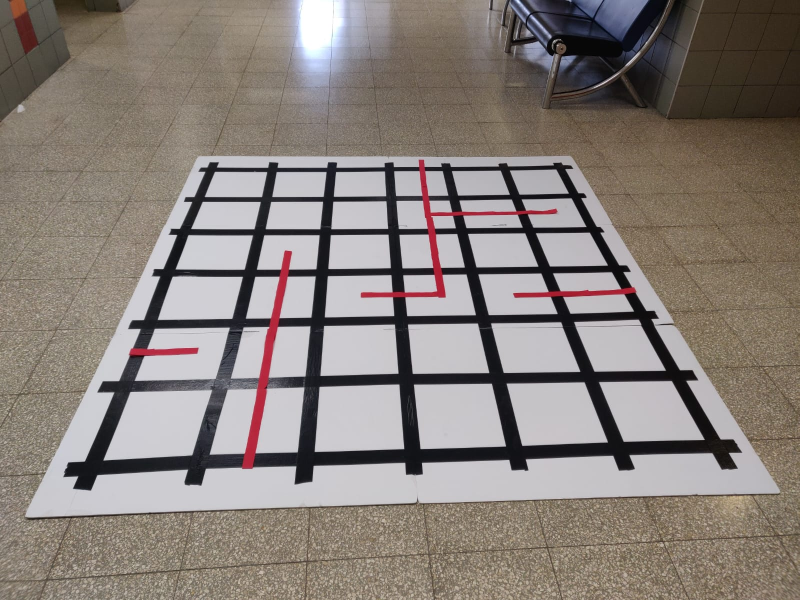
#> input picture opencv-maze-detection/assets/fromphone.jpeg, 1599 x 1200 px, found by its file name (shown at 1/2 size)
$ python static.py
#> lines starting #> are read from the running program, lines starting #| are printed output that depends on the picture; after the words box and inside, x2 and y2 are one past the last pixel; in counts of white or black regions, pixels touching at a corner belong together
### recoded/utilitis/process.py
import cv2
import numpy as np
from utilitis.functions import *

def image_process(img, opencv = 1, print_graph= False, maze_debbuger= False):

    # Load image, Gaussian blur, convert to hsv
    original = img.copy()
    mask_for_contours = np.zeros(img.shape, dtype=np.uint8)
    mask_for_corners = mask_for_contours.copy()

    # Draw edges in the image
    blur = cv2.GaussianBlur(img, (7, 7), 0)
    edge = cv2.Canny(blur, 10, 150)
    # Make edges more pronounced
    kernel = np.ones((3, 3), np.uint8)
    dilation = cv2.dilate(edge, kernel, iterations=1)

    # Gets the biggest contour(outline)
    contours = cv2.findContours(
        dilation, cv2.RETR_EXTERNAL, cv2.CHAIN_APPROX_SIMPLE)
    contours = contours[0] if len(contours) == 2 else contours[1]
    area_thresh= 0
    for c in contours:
        area = cv2.contourArea(c)
        if area > area_thresh:
            area_thresh = area
            big_contour = c

    # Aproximating biggest contour with a polygone
    epsilon = 0.03*cv2.arcLength(big_contour,True)
    approx = cv2.approxPolyDP(big_contour,epsilon,True)
    cv2.drawContours(mask_for_contours, [approx], 0, (255,255,255), 3)
    cv2.drawContours(img, [approx], 0, (255,255,255), 3)


# Gets the position of the verticies of that contour
    mask_for_contours = cv2.cvtColor(mask_for_contours, cv2.COLOR_BGR2GRAY)
    corners = cv2.goodFeaturesToTrack(
        mask_for_contours, maxCorners=4, qualityLevel=0.05, minDistance=150)
    corners = np.squeeze(corners)
    for corner in corners:
        x, y = corner
        cv2.circle(img, (int(x), int(y)), 5, (255, 120, 255), -1)
        cv2.circle(mask_for_corners, (int(x), int(y)), 5, (255, 120, 255), -1)
        #print("({}, {})".format(x, y)) #to print cords of the points
    if (len(corners) != 4):
        cv2.imshow("original image", original)
        cv2.imshow("edges", edge)
        cv2.imshow("dilation of edges", dilation )
        cv2.imshow("biggest contour", mask_for_contours)
        cv2.imshow("corners", mask_for_corners)
        cv2.imshow("image with corners and contour", img)
        cv2.moveWindow("original image",0 ,0)
        cv2.moveWindow("edges",0,img.shape[0])
        cv2.moveWindow("dilation of edges",0,2*img.shape[0])
        cv2.moveWindow("biggest contour",400 ,0)
        cv2.moveWindow("corners",400,img.shape[0])
        cv2.moveWindow("image with corners and contour",400,2*img.shape[0])
        print("couldn't find the 4 corners, possible problems are:\n1. not all 4 points are in frame\n2. edges of square got mixed up with other objects\n3. check for light from windows\n")
        return -1, -1
    # Orders the points from top left to bottom right
    ordered_corners = sort_points(corners)


    # Perspective transform -> birds eye view of the section we want
    pts1 = np.float32([ordered_corners[0][0], ordered_corners[0][1],
                    ordered_corners[1][0], ordered_corners[1][1]])
    pts2 = np.float32([[0, 0], [525, 0],
                    [0, 500], [525, 500]])
    matrix = cv2.getPerspectiveTransform(pts1, pts2)
    cropped = cv2.warpPerspective(original, matrix, (525, 500))
    cropped = cv2.resize(cropped, (0, 0), fx=img.shape[1]/cropped.shape[1], fy=img.shape[1]/cropped.shape[1])
    cropped_copy = cropped.copy()
    gray_cropped = cv2.cvtColor(cropped, cv2.COLOR_BGR2GRAY)
    cropped_hsv = cv2.cvtColor(cropped, cv2.COLOR_BGR2HSV)


    # Threshold to see only the black lines, and fill in chopped areas
    _, result_thresh = cv2.threshold(gray_cropped, 140, 255, cv2.THRESH_BINARY_INV)
    mask1 = cv2.inRange(cropped_hsv, (120, 20, 50), (255, 255, 255))
    mask2 = cv2.inRange(cropped_hsv, (0, 20, 50), (20, 255, 255))
    thresh2 = mask1 | mask2
    result_tresh =  cv2.bitwise_not(thresh2) & result_thresh
    kernel = np.ones((20, 20), np.uint8)
    dilated2 = cv2.dilate(result_tresh, kernel, iterations=1)
    eroded2 = cv2.erode(dilated2, kernel, iterations=1)

    # Get the contours in the image, get the rectangle around each countour and keep only the ones with the correct area
    contours_in_cropped, _ = cv2.findContours(
        eroded2, cv2.RETR_LIST, cv2.CHAIN_APPROX_SIMPLE)
    unordered_boxes = []
    for i in range(len(contours_in_cropped)):
        c = contours_in_cropped[i]
        x, y, w, h = cv2.boundingRect(c)
        area = w*h
        if (area > 2300 and area < 6000):
            unordered_boxes.append([x, y, w, h])
            cv2.rectangle(cropped, (x, y), (x+w, y+h), (0, 255, 0), 1)


    if (len(unordered_boxes) != 36):
        cv2.imshow("original image",original)
        cv2.imshow("image with corners and contour",img)
        cv2.imshow("cropped image",cropped)
        cv2.imshow("threshold before dilation and erosion",result_tresh)
        cv2.imshow("after dilation",dilated2)
        cv2.imshow("after erosion",eroded2)
        cv2.imshow("edges", edge)
        cv2.imshow("dilation of edges", dilation )
        cv2.imshow("biggest contour", mask_for_contours)
        cv2.imshow("corners", mask_for_corners)
        cv2.moveWindow("original image",0 ,0)
        cv2.moveWindow("image with corners and contour",0,img.shape[0])
        cv2.moveWindow("threshold before dilation and erosion",0,2*img.shape[0])
        cv2.moveWindow("after dilation",400 ,0)
        cv2.moveWindow("after erosion",400,cropped.shape[0]+40)
        cv2.moveWindow("edges",800 ,0)
        cv2.moveWindow("edges",800,img.shape[0])
        cv2.moveWindow("dilation of edges",800,2*img.shape[0])
        cv2.moveWindow("biggest contour",1200 ,0)
        cv2.moveWindow("corners",1200,img.shape[0])
        print("couldn't recognize 36 squares, here are some problems that can occur:\n1. was able to recognize 4 points, but they are bad\n2. dilation might have amplified noise")
        print("if it is a corner problem please check the following:\n1. not all 4 points are in frame\n2. edges of square got mixed up with other objects\n3. check for light from windows\n")
        return -1,-1

     # order the rectangels and creare the list of square slices that are sliced from cropped_hsv
    sorted_boxes = []
    boxes = []
    for row in sort_boxes(unordered_boxes):
        for box in row:
            sorted_boxes.append(box)
            x, y, w, h = box
            boxes.append(cropped_hsv[y:y+h, x:x+w])
            cv2.rectangle(cropped, (x, y), (x+w, y+h), (0, 255, 0), 1)
    # get center point status - creats dictionary that associates each middle cordinate of squares
    # with the movments its allowed to do e.g. east,west,north,south
    status = get_center_points_status(boxes)
    if (maze_debbuger == True):
        maze_debug(cropped_copy,sorted_boxes,status)

    points = generate_points(6, 6)
    # generate graph - uses status to create a dictionary in wich
    # each corner point is associated with other corner points it can reach
    graph = generate_graph(points, status)

    #visualizations and debugging
    # print the graph
    if (print_graph):
        for key, value in graph.items():
            print(key, ' : ', value)


    # show images opencv
    if (opencv != 0):
        if (opencv == 1 or opencv == 2):
            cv2.imshow("original", original)
            cv2.imshow("edge", edge)
            cv2.imshow("mask_for_contours", mask_for_contours)
            cv2.imshow("mask_for_corners", mask_for_corners)
            cv2.imshow("image", img)
            cv2.imshow("cropped", cropped_copy)
            cv2.moveWindow("original",0 ,0)
            cv2.moveWindow("edge",0,img.shape[0])
            cv2.moveWindow("mask_for_contours",0,2*img.shape[0])
            cv2.moveWindow("mask_for_corners",400 ,0)
            cv2.moveWindow("image",400,img.shape[0])
            cv2.moveWindow("cropped",400,2*img.shape[0])
        if (opencv == 1 or opencv == 3):
            cv2.imshow("cropped", cropped_copy)
            cv2.imshow("result_tresh", result_tresh)
            cv2.imshow("eroded", eroded2)
            cv2.imshow("dilated", dilated2)
            cv2.imshow("square", get_square())
            cv2.imshow("end_result", cropped)
            cv2.moveWindow("cropped",400,2*img.shape[0])
            cv2.moveWindow("result_tresh",800 ,0)
            cv2.moveWindow("dilated",800,cropped.shape[0]+40)
            cv2.moveWindow("eroded",1200,0)
            cv2.moveWindow("end_result",1200 ,cropped.shape[0]+40)
            cv2.moveWindow("square",1650 ,cropped.shape[0]//2)
    return graph, cropped_copy

### recoded/utilitis/functions.py
import cv2
import numpy as np

rows = 6
columns = 6


def get_square():
    return square

# if 70% or more of the pixels are black then this section is mostly not red

# [7 lines left out: function Percentage_of_black_to_total, not called in this run]

def IsMostlyNotRed(section):
    return Percentage_of_black_to_total(section) > 0.8

# I presumed that the square to obsticle(width) ratio is 1 to 6
# sections should like this dict={portion1:(1.5,1.5), portion2:(2.5,1)...}

# [181 lines left out: functions maze_debug, get_center_points_status, CanMoveLeft, CanMoveRight, CanMoveUp, CanMoveDown and 2 more, not called in this run]


def generate_slices(img, rows, columns):
    cropped = img[:-10,]


# [10 lines left out: function sort_boxes, not called in this run]


def sort_points(points):
    ordered = []
    a = sorted(points, key=lambda x: x[1])
    b = np.reshape(a, (2, 2, 2))
    for arr in b:
        arr = arr.tolist()
        sort = sorted(arr, key=lambda x: x[0])
        ordered.append(sort)
    return ordered

### recoded/utilitis/shortest_path_1.py
import math

FORWARD = 0
RIGHT = 90
LEFT = -90
BACK = 180

def bfs(graph, start_list, end_list):
    start = (start_list[0],start_list[1])
    end = (end_list[0],end_list[1])
    size = 7
    node = start
    successors = []
    visited = []
    paths = {start: []}
    nextPath = []

    while (len(visited) < size ** 2):
        visited.append(node)
        for nextNode in graph[node]:
            if (nextNode not in visited) and (nextNode not in successors):
                successors.append(nextNode)
                nextPath = paths[node].copy()
                nextPath.append(nextNode)
                paths.update({nextNode: nextPath})
        if (len(successors) == 0):
            if (end in visited): return paths[end].copy()
            else: return -1
        else:
            node = successors.pop(0)
#print(bfs(start, end))


# [33 lines left out: functions moveSequence, nodeChange, not called in this run]

### recoded/static.py
import cv2
import numpy as np
from utilitis.process import *
from utilitis.shortest_path_1 import *

# ESP32 URL

img = cv2.imread(r"C:\Users\jon\mystuff\opencv-test\assets\fromphone.jpeg")
#> img is the input picture: shape (1200, 1599, 3); mean B, G, R 121.8, 127.3, 135.9
img = cv2.resize(img, (0, 0), fx=600/img.shape[1], fy=600/img.shape[1])
#> img: shape (450, 600, 3)

while True:
        graph,_ =image_process(img, 1, True, False)
#> in image_process, `edge = cv2.Canny(blur, 10, 150)`:
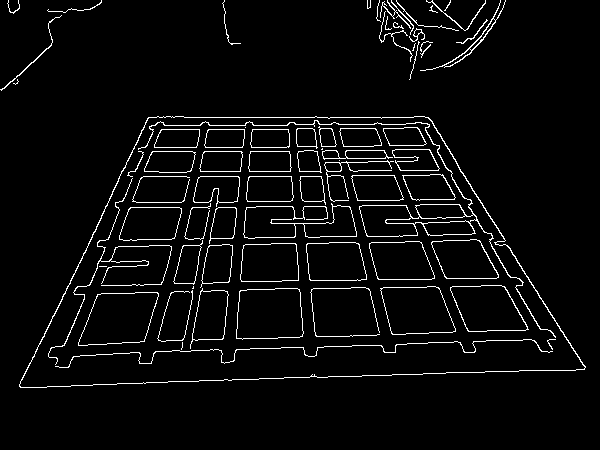
#> edge: shape (450, 600); 4.2% white in thin lines or dots, all inside (x1, y1, x2, y2) = (0, 0, 586, 388)
#> in image_process, `dilation = cv2.dilate(edge, kernel, iterations=1)`:
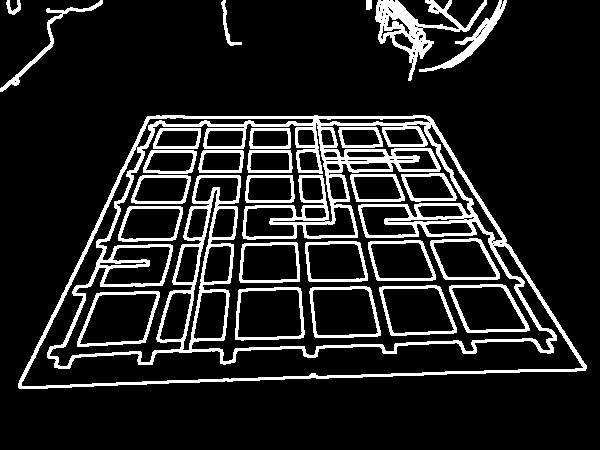
#> dilation: shape (450, 600); 13.2% white; 27 white regions
#> in image_process, `contours = cv2.findContours( dilation, cv2.RETR_EXTERNAL, cv2.CHAIN_AP..`: contours = 7 contours; box (x1, y1, x2, y2) and area: (18, 115, 587, 389) 112030, (375, 0, 487, 81) 2450, (419, 0, 507, 72) 856, (0, 0, 103, 92) 526, (221, 0, 242, 46) 140, (6, 0, 21, 15) 84, (366, 0, 372, 10) 44
#> the loop in image_process, `for c in contours:` made 7 passes
#> (area, area_thresh) on pass 1: (112030.5, 112030.5)
#> after the loop in image_process, `for c in contours:`: area_thresh = 112030.5; big_contour = contour of 482 points, box (x1, y1, x2, y2) (18, 115, 587, 389), area 112030
#> in image_process, `epsilon = 0.03*cv2.arcLength(big_contour,True)`: epsilon = 45.21
#> in image_process, `approx = cv2.approxPolyDP(big_contour,epsilon,True)`: approx = [[18, 387], [586, 365], [429, 116], [156, 115]]
#> in image_process, `cv2.drawContours(img, [approx], 0, (255,255,255), 3)`:
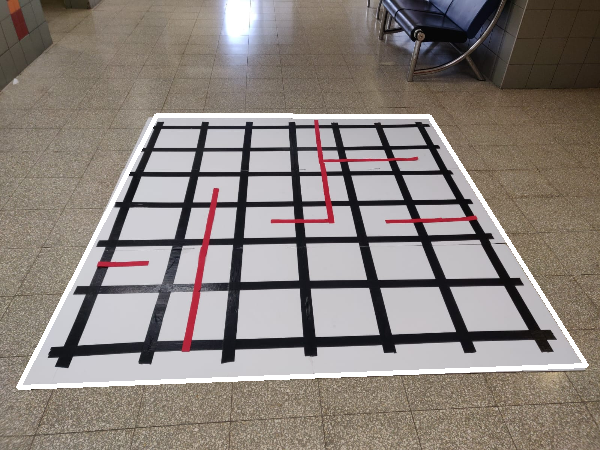
#> img: shape (450, 600, 3); mean B, G, R 124.4, 129.8, 138.2
#> in image_process, `corners = cv2.goodFeaturesToTrack( mask_for_contours, maxCorners=4, qu..`: corners = [[23, 384], [581, 362], [428, 119], [158, 118]]
#> the loop in image_process, `for corner in corners:` made 4 passes
#> after the loop in image_process, `for corner in corners:`:
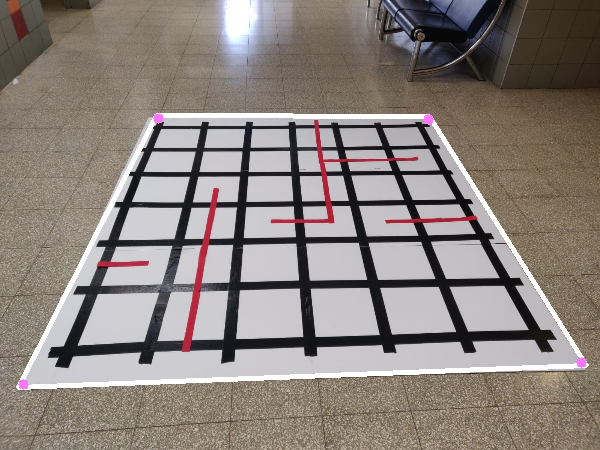
#> img: shape (450, 600, 3); 0.12% of pixels changed, all inside (x1, y1, x2, y2) = (18, 113, 587, 390)
#> after the loop in image_process, `for corner in corners:`:
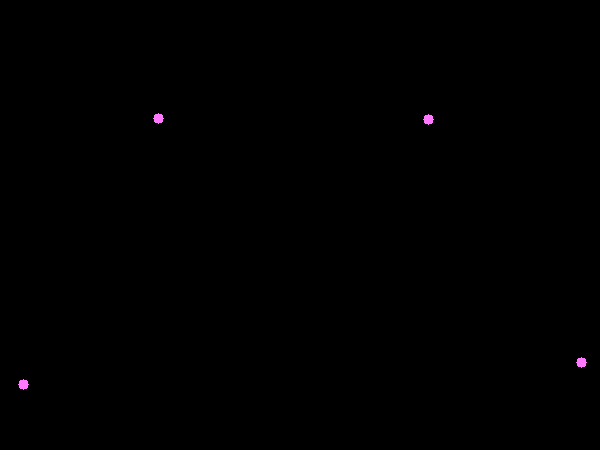
#> mask_for_corners: shape (450, 600, 3); mean B, G, R 0.3, 0.1, 0.3
#> in sort_points, `a = sorted(points, key=lambda x: x[1])`: a = [[158, 118], [428, 119], [581, 362], [23, 384]]
#> the loop in sort_points, `for arr in b:` made 2 passes
#> sort on pass 1: [[158, 118], [428, 119]]
#> after the loop in sort_points, `for arr in b:`: ordered = [[[158, 118], [428, 119]], [[23, 384], [581, 362]]]
#> in image_process, `ordered_corners = sort_points(corners)`: ordered_corners has the same summary as ordered in sort_points
#> in image_process, `pts1 = np.float32([ordered_corners[0][0], ordered_corners[0][1], order..`: pts1 = [[158, 118], [428, 119], [23, 384], [581, 362]]
#> in image_process, `matrix = cv2.getPerspectiveTransform(pts1, pts2)`: matrix = [[3.43, 1.74, -746.4], [-0.0273, 7.36, -864], [-0.000334, 0.00763, 1]]
#> in image_process, `eroded2 = cv2.erode(dilated2, kernel, iterations=1)`:
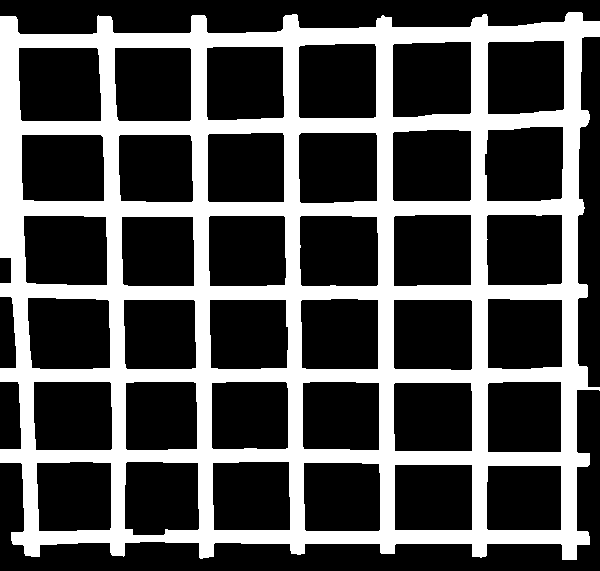
#> eroded2: shape (571, 600); 31.6% white; 1 white region
#> in image_process, `contours_in_cropped, _ = cv2.findContours( eroded2, cv2.RETR_LIST, cv2..`: contours_in_cropped = 37 contours; largest, box (x1, y1, x2, y2) and area: (0, 12, 600, 560) 295932, (18, 47, 102, 122) 6006, (298, 43, 377, 119) 5797, (392, 41, 472, 118) 5788, (27, 297, 111, 370) 5738
#> the loop in image_process, `for i in range(len(contours_in_cropped)):` made 37 passes
#> (x, y, w, h, area) on passes 1 to 8: (486, 465, 76, 66, 5016), (394, 464, 79, 67, 5293), (303, 462, 78, 70, 5460), (212, 461, 79, 70, 5530), (124, 461, 76, 75, 5700), (36, 461, 76, 71, 5396), (393, 382, 80, 70, 5600), (487, 381, 75, 72, 5400)
#> after the loop in image_process, `for i in range(len(contours_in_cropped)):`:
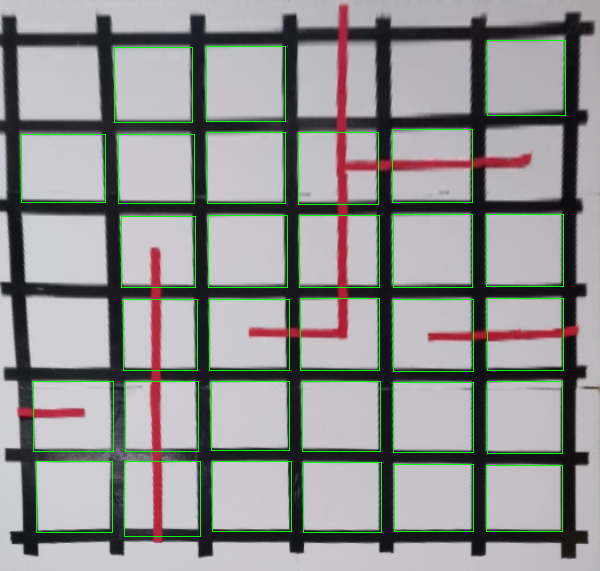
#> cropped: shape (571, 600, 3); mean B, G, R 145.5, 147.1, 145.7
#> after the loop in image_process, `for i in range(len(contours_in_cropped)):`: unordered_boxes = 30 items, first 6: [486, 465, 76, 66], [394, 464, 79, 67], [303, 462, 78, 70], [212, 461, 79, 70], [124, 461, 76, 75], [36, 461, 76, 71]
#> graph = -1
        shortest_path = bfs(graph, [6,0], [0,6])
#> (the run stopped early here; a loop or call above may not have finished)

$ run again, with opencv-maze-detection/assets/20221229125134.jpg copied over opencv-maze-detection/assets/fromphone.jpeg
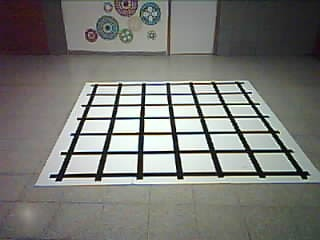
#> input picture opencv-maze-detection/assets/20221229125134.jpg, 320 x 240 px, found by its file name
#> img is the input picture: shape (240, 320, 3); mean B, G, R 117.4, 121.8, 121.2
#> edge: shape (450, 600); 3.8% white in thin lines or dots, all inside (x1, y1, x2, y2) = (63, 0, 600, 349)
#> dilation: shape (450, 600); 11.9% white; 24 white regions
#> contours = 6 contours; box (x1, y1, x2, y2) and area: (62, 148, 600, 350) 70825, (158, 27, 251, 83) 3008, (192, 0, 303, 49) 2285, (113, 0, 409, 106) 1449, (220, 0, 247, 19) 281, (277, 65, 295, 76) 70
#> the loop in image_process, `for c in contours:` made 6 passes
#> (area, area_thresh) on pass 1: (70825, 70825)
#> after the loop in image_process, `for c in contours:`: area_thresh = 70825; big_contour = contour of 955 points, box (x1, y1, x2, y2) (62, 148, 600, 350), area 70825
#> epsilon = 104.2
#> approx = contour of 10 points, box (x1, y1, x2, y2) (62, 150, 600, 347), area 72032
#> corners = [[73, 343], [571, 333], [163, 154], [464, 153]]
#> the loop in image_process, `for corner in corners:` made 4 passes
#> after the loop in image_process, `for corner in corners:`:
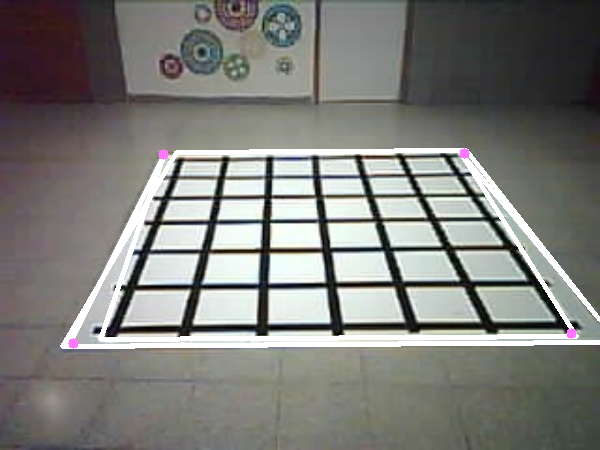
#> img: shape (450, 600, 3); mean B, G, R 121.2, 125.1, 124.9
#> a = [[464, 153], [163, 154], [571, 333], [73, 343]]
#> the loop in sort_points, `for arr in b:` made 2 passes
#> (arr, sort) on passes 1 to 2: ([[464, 153], [163, 154]], [[163, 154], [464, 153]]), ([[571, 333], [73, 343]], [[73, 343], [571, 333]])
#> after the loop in sort_points, `for arr in b:`: ordered = [[[163, 154], [464, 153]], [[73, 343], [571, 333]]]
#> ordered_corners has the same summary as ordered in sort_points
#> pts1 = [[163, 154], [464, 153], [73, 343], [571, 333]]
#> matrix = [[3.6, 1.72, -851.7], [0.0312, 9.39, -1450.5], [-0.000165, 0.00745, 1]]
#> cropped_hsv: shape (571, 600, 3); mean H, S, V 68.1, 24.7, 174
#> result_thresh: shape (571, 600); 30.3% white; 1 white region, box (x1, y1, x2, y2) and area: (16, 0, 600, 571) 103832
#> mask1: shape (571, 600); 0.33% white; 47 white regions (40 under 20 px), largest, box (x1, y1, x2, y2) and area: (317, 270, 362, 279) 303, (73, 275, 124, 285) 258, (261, 270, 286, 278) 155
#> mask2: shape (571, 600); 2.5% white; 112 white regions (77 under 20 px), largest, box (x1, y1, x2, y2) and area: (35, 14, 122, 39) 1665, (385, 0, 447, 40) 1615, (218, 185, 286, 201) 695
#> result_tresh: shape (571, 600); 28% white; 36 white regions (34 under 20 px), largest, box (x1, y1, x2, y2) and area: (16, 0, 600, 571) 95802, (225, 189, 244, 194) 54
#> dilated2: shape (571, 600); 62.6% white; 46 black regions (2 under 20 px), largest, box (x1, y1, x2, y2) and area: (0, 0, 285, 571) 16105, (397, 0, 454, 96) 3939, (510, 385, 573, 445) 3496
#> eroded2: shape (571, 600); 30.5% white; 1 white region
#> contours_in_cropped = 35 contours; largest, box (x1, y1, x2, y2) and area: (17, 0, 600, 571) 294562, (500, 375, 584, 456) 6348, (221, 186, 299, 280) 6284, (407, 375, 489, 455) 6216, (222, 285, 301, 368) 6212
#> the loop in image_process, `for i in range(len(contours_in_cropped)):` made 35 passes
#> (x, y, w, h, area) on passes 1 to 8: (506, 470, 85, 78, 6630), (411, 468, 84, 79, 6636), (225, 467, 82, 78, 6396), (135, 466, 80, 78, 6240), (318, 463, 81, 83, 6723), (48, 462, 75, 81, 6075), (500, 375, 84, 81, 6804), (407, 375, 82, 80, 6560)
#> after the loop in image_process, `for i in range(len(contours_in_cropped)):`:
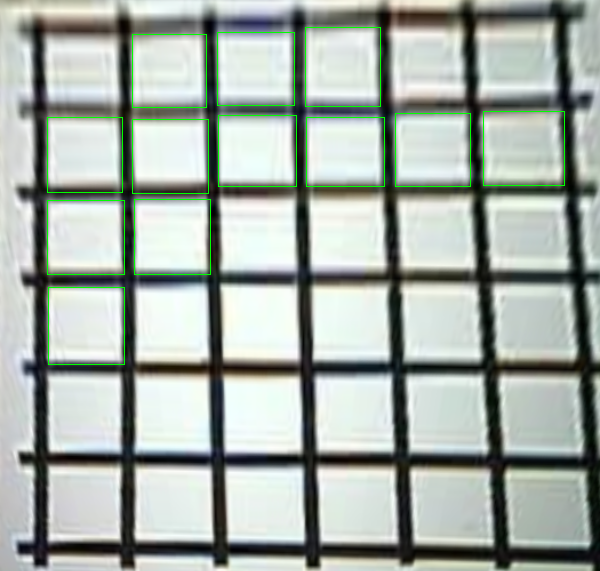
#> cropped: shape (571, 600, 3); mean B, G, R 167.1, 174, 165.4
#> after the loop in image_process, `for i in range(len(contours_in_cropped)):`: unordered_boxes = [[48, 287, 76, 77], [47, 200, 77, 74], [134, 199, 76, 75], [132, 119, 76, 74], [306, 117, 78, 69], [47, 117, 75, 75], [218, 115, 78, 71], [395, 113, 75, 73], [483, 111, 81, 74], [132, 34, 74, 73], [217, 32, 77, 73], [305, 27, 75, 79]]
#> graph = -1
